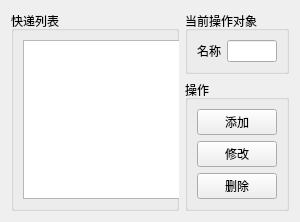
<?xml version="1.0" encoding="UTF-8"?>
<ui version="4.0">
 <class>FrmExpress</class>
 <widget class="QWidget" name="FrmExpress">
  <property name="geometry">
   <rect>
    <x>0</x>
    <y>0</y>
    <width>300</width>
    <height>202</height>
   </rect>
  </property>
  <property name="windowTitle">
   <string>快递管理</string>
  </property>
  <layout class="QGridLayout" name="gridLayout" rowstretch="1,0">
   <item row="0" column="0" rowspan="2">
    <widget class="QGroupBox" name="groupBox_3">
     <property name="title">
      <string>快递列表</string>
     </property>
     <layout class="QFormLayout" name="formLayout_2">
      <item row="0" column="0">
       <widget class="QListWidget" name="listWidget"/>
      </item>
     </layout>
    </widget>
   </item>
   <item row="0" column="1">
    <widget class="QGroupBox" name="groupBox_2">
     <property name="title">
      <string>当前操作对象</string>
     </property>
     <layout class="QFormLayout" name="formLayout">
      <item row="0" column="0">
       <widget class="QLabel" name="label">
        <property name="text">
         <string>名称</string>
        </property>
       </widget>
      </item>
      <item row="0" column="1">
       <widget class="QLineEdit" name="lineEdit"/>
      </item>
     </layout>
    </widget>
   </item>
   <item row="1" column="1">
    <widget class="QGroupBox" name="groupBox">
     <property name="title">
      <string>操作</string>
     </property>
     <layout class="QVBoxLayout" name="verticalLayout">
      <item>
       <widget class="QPushButton" name="pushButton">
        <property name="text">
         <string>添加</string>
        </property>
       </widget>
      </item>
      <item>
       <widget class="QPushButton" name="pushButton_2">
        <property name="text">
         <string>修改</string>
        </property>
       </widget>
      </item>
      <item>
       <widget class="QPushButton" name="pushButton_3">
        <property name="text">
         <string>删除</string>
        </property>
       </widget>
      </item>
     </layout>
    </widget>
   </item>
  </layout>
 </widget>
 <resources/>
 <connections/>
</ui>
